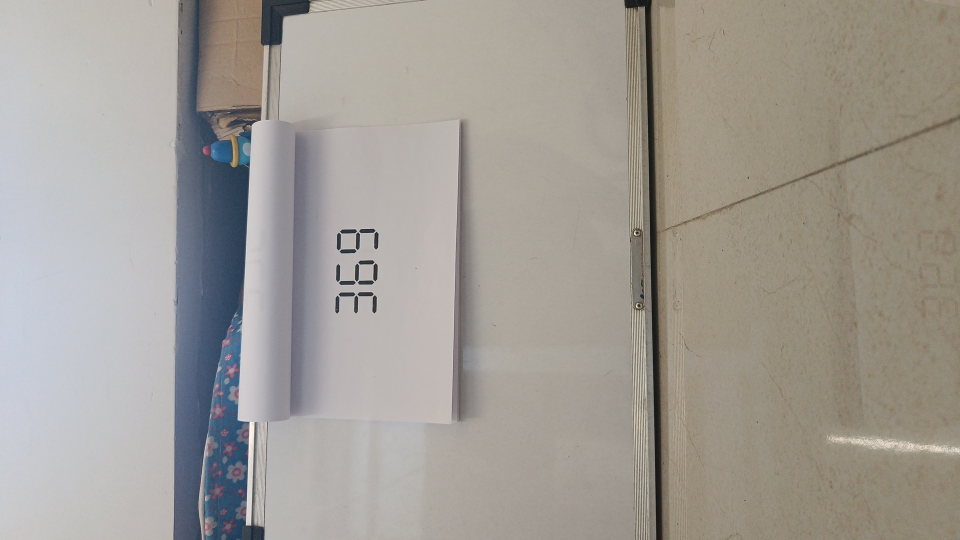
#> input picture seven-seg/saved_photos/img_myimg.jpg, 1920 x 1080 px (shown at 1/2 size)
$ python -i python_server.py   (imports and definitions only)
#> lines starting #> are read from the running program, lines starting #| are printed output that depends on the picture; after the words box and inside, x2 and y2 are one past the last pixel; in counts of white or black regions, pixels touching at a corner belong together
# import the necessary packages
from imutils.perspective import four_point_transform
from imutils import contours
import imutils
import cv2
from matplotlib import pyplot as plt
import numpy

import requests

import random
import time
from datetime import datetime

DIGITS_LOOKUP = {
	(1, 1, 1, 0, 1, 1, 1): 0,
	(0, 0, 1, 0, 0, 1, 0): 1,
	(1, 0, 1, 1, 1, 0, 1): 2,
	(1, 0, 1, 1, 0, 1, 1): 3,
	(0, 1, 1, 1, 0, 1, 0): 4,
	(1, 1, 0, 1, 0, 1, 1): 5,
	(1, 1, 0, 1, 1, 1, 1): 6,
	(1, 0, 1, 0, 0, 1, 0): 7,
	(1, 1, 1, 1, 1, 1, 1): 8,
	(1, 1, 1, 1, 0, 1, 1): 9
}

def returnDigits(name):
#> called with name = 'saved_photos/img_myimg.jpg'
    image = cv2.imread(name)
#> image is the input picture: shape (1080, 1920, 3); mean B, G, R 149.5, 156.2, 160.7
    image = cv2.rotate(image, cv2.ROTATE_90_CLOCKWISE)
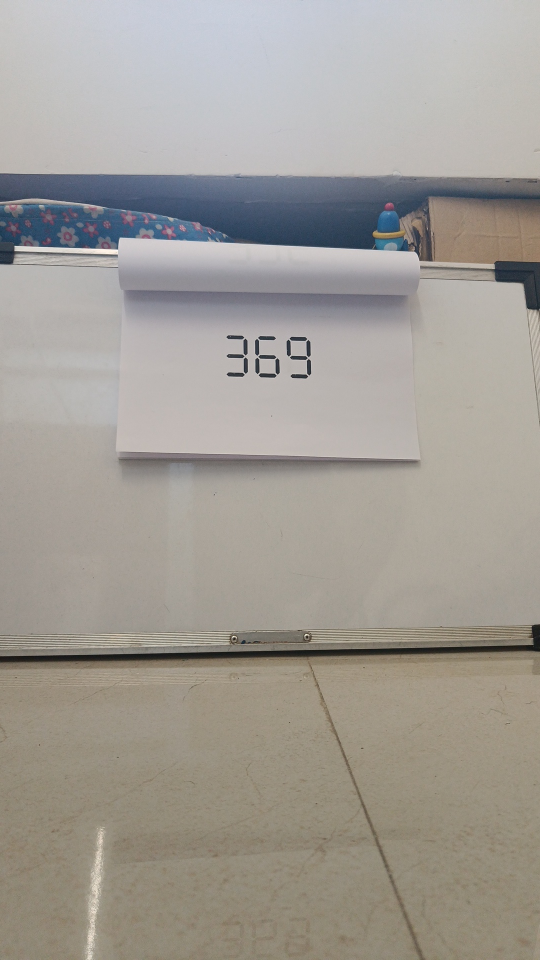
#> image: shape (1920, 1080, 3) (shown at 1/2 size); mean B, G, R 149.5, 156.2, 160.7
    image = imutils.resize(image, height=500)
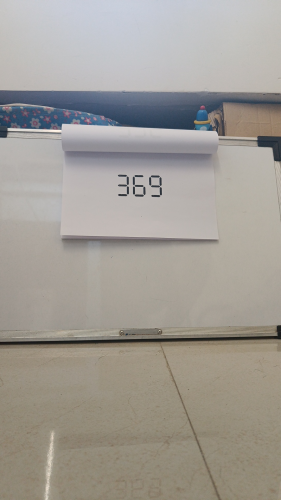
#> image: shape (500, 281, 3); mean B, G, R 149.5, 156.2, 160.7
    gray = cv2.cvtColor(image, cv2.COLOR_BGR2GRAY)
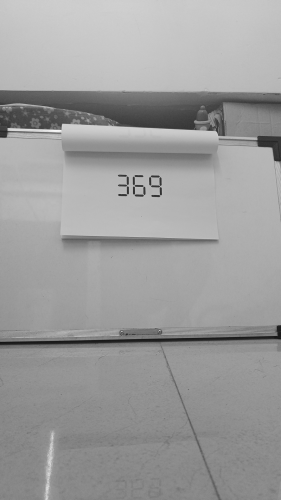
#> gray: shape (500, 281); min 21, max 246, mean 156.8

    displayCnt=numpy.array([
       [111, 168],
       [111, 198],
       [171, 198],
       [171, 168]])
    warped = four_point_transform(gray, displayCnt.reshape(4, 2))
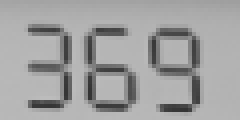
#> warped: shape (30, 60) (shown 4 times larger); min 52, max 188, mean 161.1
    output = four_point_transform(image, displayCnt.reshape(4, 2))
    # plt.imshow(output)

    gray = warped
#     plt.imshow(gray, cmap="gray")
#     plt.show()

    (thresh, blackAndWhiteImage) = cv2.threshold(gray, 150, 255, cv2.THRESH_BINARY)
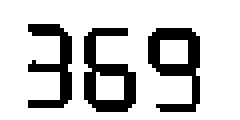
#> blackAndWhiteImage: shape (30, 60) (shown 4 times larger); 79% white; 3 black regions, box (x1, y1, x2, y2) and area: (21, 7, 34, 28) 137, (37, 7, 50, 28) 133, (7, 6, 18, 27) 108
#     plt.imshow(blackAndWhiteImage, cmap="gray")
#     plt.show()
    contours = [numpy.array([[8,6],[8,26],[17,26], [17,6]], dtype=numpy.int32),numpy.array([[23,6],[23,26],[33,26], [33,6]], dtype=numpy.int32) ,numpy.array([[37,7],[37,26],[49,26],[49,7]], dtype=numpy.int32)]

# [5 lines of commented-out code are left out]
    digitCnts=contours
    thresh=blackAndWhiteImage
    digits = []
    # loop over each of the digits
    conf=3
    for ci, c in enumerate(digitCnts):
        # extract the digit ROI
        (x, y, w, h) = cv2.boundingRect(c)
        roi = thresh[y:y + h, x:x + w]
        # plt.imshow(roi)
        # plt.show()
        # compute the width and height of each of the 7 segments
        # we are going to examine
        (roiH, roiW) = roi.shape
        (dW, dH) = (int(roiW * 0.15), int(roiH * 0.1))
        dHC = int(roiH * 0.05)
        # define the set of 7 segments
        segments = [
            ((0, 0), (w-dW, dH)),	# top
            ((0, dH), (dW, h // 2 - dHC)),	# top-left
            ((w - dW, 0), (w, h // 2)),	# top-right
            ((0, (h // 2) - dHC) , (w, (h // 2) + dHC)), # center
            ((0, h // 2), (dW, h)),	# bottom-left
            ((w - dW, h // 2), (w, h)),	# bottom-right
            ((0, h - dH), (w, h))	# bottom
        ]
        on = [0] * len(segments)
        # loop over the segments
        for (i, ((xA, yA), (xB, yB))) in enumerate(segments):
            # extract the segment ROI, count the total number of
            # thresholded pixels in the segment, and then compute
            # the area of the segment
            segROI = roi[yA:yB, xA:xB]
            total = cv2.countNonZero(segROI)
            area = (xB - xA) * (yB - yA)
    # [9 lines of commented-out code are left out]
            if 1- total / float(area) > 0.5:
                on[i]= 1
    #             print("has a digit!")
    #         print("===========Moving to next seggment===========")
        # lookup the digit and draw it on the image
        try:
            digit = DIGITS_LOOKUP[tuple(on)]
            digits.append(digit)
            cv2.rectangle(output, (x, y), (x + w, y + h), (0, 255, 0), 1)
            cv2.putText(output, str(digit), (x + w -10 , y + h +2),
                cv2.FONT_HERSHEY_SIMPLEX, 0.65, (0, 255, 0), 2)
            # print(on)
            # print(digit)
        except:
            conf-=1
            # print("Checking again...")
            (roiH, roiW) = roi.shape
            (dW, dH) = (int(roiW * 0.2), int(roiH * 0.15))
            dHC = int(roiH * 0.05)
            # define the set of 7 segments
            segments = [
                ((0, 0), (w-dW, dH)),	# top
                ((0, dH), (dW, h // 2 - dHC)),	# top-left
                ((w - dW, 0), (w, h // 2)),	# top-right
                ((0, (h // 2) - dHC) , (w, (h // 2) + dHC)), # center
                ((0, h // 2), (dW, h)),	# bottom-left
                ((w - dW, h // 2), (w, h)),	# bottom-right
                ((0, h - dH), (w, h))	# bottom
            ]
            for (i, ((xA, yA), (xB, yB))) in enumerate(segments):
            # extract the segment ROI, count the total number of
            # thresholded pixels in the segment, and then compute
            # the area of the segment
                segROI = roi[yA:yB, xA:xB]
                total = cv2.countNonZero(segROI)
                area = (xB - xA) * (yB - yA)
                # if the total number of non-zero pixels is greater than
                # 30% of the area, mark the segment as "on"
                if 1-total / float(area) > 0.35:
                    on[i]= 1
            # print(on)
            try:
                digit = DIGITS_LOOKUP[tuple(on)]
                digits.append(digit)
                # cv2.rectangle(output, (x, y), (x + w, y + h), (0, 255, 0), 1)
                # cv2.putText(output, str(digit),  (x + w -10 , y + h +2),
                #     cv2.FONT_HERSHEY_SIMPLEX, 0.65, (0, 255, 0), 2)
                # print(digit)
            except:
                if ci==0:
                    digit=3
                    conf-=1
                    digits.append(digit)
                    # cv2.rectangle(output, (x, y), (x + w, y + h), (0, 255, 0), 1)
                    # cv2.putText(output, str(digit),  (x + w -10 , y + h +2),
                    #     cv2.FONT_HERSHEY_SIMPLEX, 0.65, (0, 255, 0), 2)
                    # print("print checck")
                    # print(digit)
                else:
                    conf-=1
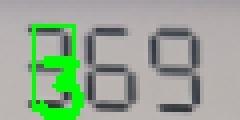
#> output: shape (30, 60, 3) (shown 4 times larger); mean B, G, R 148.1, 167.9, 151.4
#> after the loop, conf = 1; digits = [3, 6, 9]
                    # print('No digit found')
    return (conf, digits)

# [34 lines not run here, left out]

>>> result = returnDigits('saved_photos/img_myimg.jpg')
#> result = (1, [3, 6, 9])

$ run again, on seven-seg/example.jpg
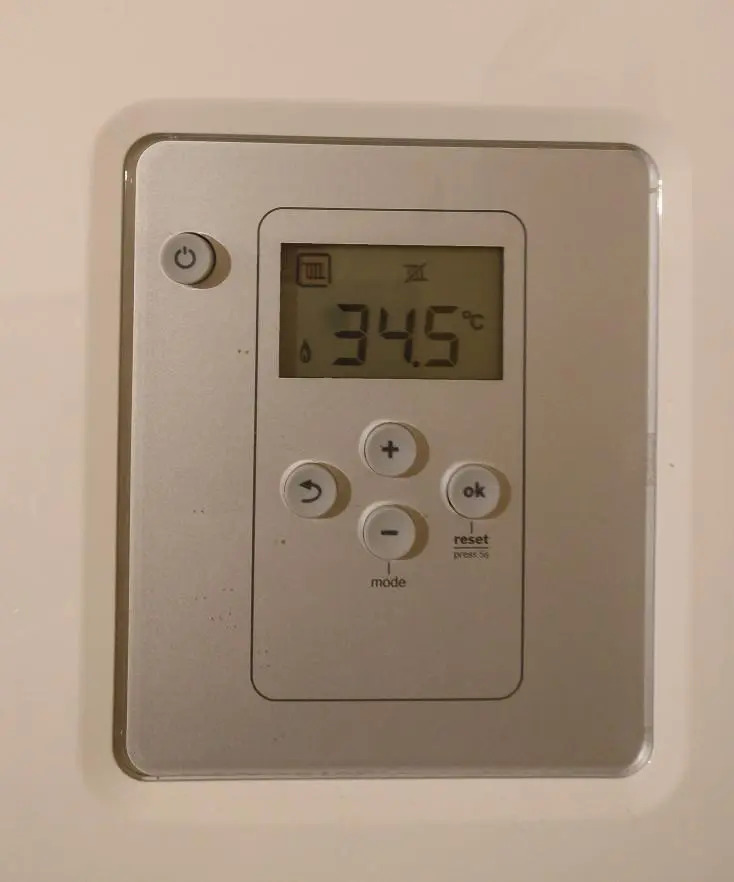
#> input picture seven-seg/example.jpg, 734 x 882 px
#> in returnDigits, image is the input picture: shape (882, 734, 3); mean B, G, R 129.5, 147.8, 166.8
#> in returnDigits, `gray = cv2.cvtColor(image, cv2.COLOR_BGR2GRAY)`:
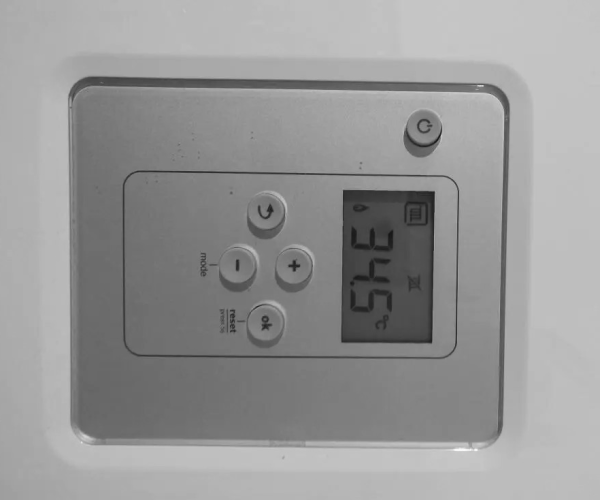
#> gray: shape (500, 600); min 22, max 251, mean 151.3
#> blackAndWhiteImage: shape (30, 60); every value is 0
#> after the loop in returnDigits, `for ci, c in enumerate(digitCnts):`:
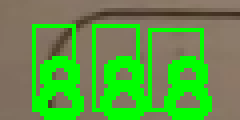
#> output: shape (30, 60, 3) (shown 4 times larger); mean B, G, R 68.8, 152.6, 92.7
#> after the loop in returnDigits, `for ci, c in enumerate(digitCnts):`: conf = 3; digits = [8, 8, 8]
#> result = (3, [8, 8, 8])
